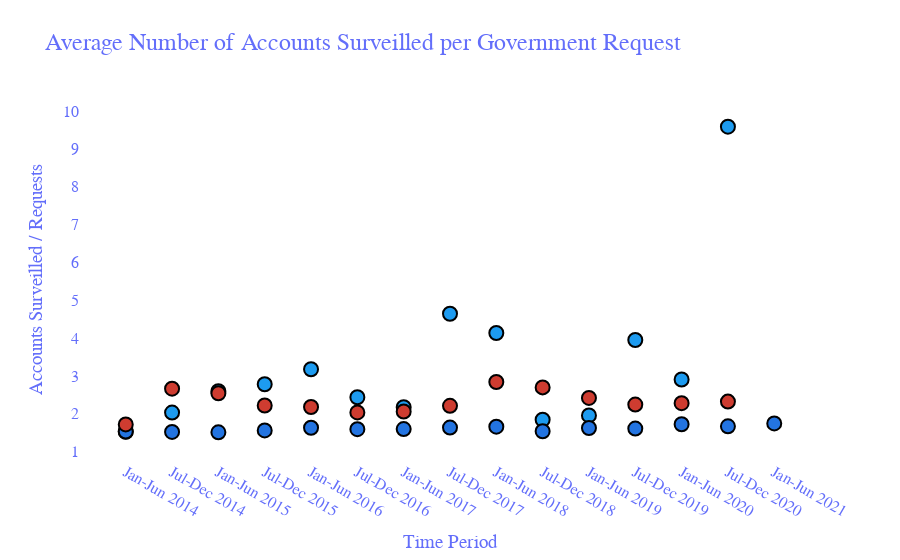

Notebook code cell kept with this figure:
### Code cell
fig = go.Figure()
fig.update_layout({
    'plot_bgcolor': 'rgba(0,0,0,0)',
    'paper_bgcolor': 'rgba(0,0,0,0)',
    'title': "Average Number of Accounts Surveilled per Government Request",
    'xaxis_title':"Time Period",
    'yaxis_title':"Accounts Surveilled / Requests",
    'titlefont': {
        'size': 24
    },
    'font': {
        'family': "SansSerif",
        'color': "#636efa",
        'size': 16
    },
    'yaxis': {
        'showgrid': False,
        'zeroline': False,
        'showline': False,
        'showticklabels': True,
        'color': "#636efa"
    },
    'xaxis': {
        'showgrid': False,
        'zeroline': False,
        'showline': False,
        'color': "#636efa",
        'showticklabels': True
    }
})

fig.add_trace(
    go.Scatter(
        x=df.time,
        y=df.accounts_per_request,
        mode='markers',
        marker=dict(
            color=[
                (
                    "#ce3c30" if site == "Google" else (
                        "#1d9bf0" if site == "Twitter" else "#2374e1"
                    )
                ) for site in df.site],
            size=14,
            line=dict(
                color='black',
                width=2
            )
        ),
        hovertext=df.apply(
            lambda r: (
                "Site: " + r.site + 
                "<br>Requests: " + str(int(r.total_requests)) +
                "<br>Accounts: " + str(int(r.total_requests_accounts))
            ),
            axis=1)
    )
)

fig.show()

### Figure 1 — Plotly figure (JSON) as saved in the notebook; plotly's stock layout.template omitted (floating-point values rounded to 4 significant figures)
{"data": [{"hovertext": ["Site: Twitter<br>Requests: 1257<br>Accounts: 1918", "Site: Twitter<br>Requests: 1622<br>Accounts: 3299", "Site: Twitter<br>Requests: 2436<br>Accounts: 6324", "Site: Twitter<br>Requests: 2673<br>Accounts: 7435", "Site: Twitter<br>Requests: 2520<br>Accounts: 8009", "Site: Twitter<br>Requests: 2304<br>Accounts: 5618", "Site: Twitter<br>Requests: 2111<br>Accounts: 4594", "Site: Twitter<br>Requests: 1761<br>Accounts: 8176", "Site: Twitter<br>Requests: 2231<br>Accounts: 9226", "Site: Twitter<br>Requests: 2092<br>Accounts: 3861", "Site: Twitter<br>Requests: 2120<br>Accounts: 4150", "Site: Twitter<br>Requests: 2271<br>Accounts: 8970", "Site: Twitter<br>Requests: 3429<br>Accounts: 9965", "Site: Twitter<br>Requests: 3243<br>Accounts: 31080", "Site: Facebook<br>Requests: 15433<br>Accounts: 23667", "Site: Facebook<br>Requests: 14274<br>Accounts: 21731", "Site: Facebook<br>Requests: 17577<br>Accounts: 26579", "Site: Facebook<br>Requests: 19235<br>Accounts: 30041", "Site: Facebook<br>Requests: 23854<br>Accounts: 38951", "Site: Facebook<br>Requests: 26014<br>Accounts: 41492", "Site: Facebook<br>Requests: 32716<br>Accounts: 52280", "Site: Facebook<br>Requests: 32742<br>Accounts: 53625", "Site: Facebook<br>Requests: 42466<br>Accounts: 70528", "Site: Facebook<br>Requests: 41336<br>Accounts: 63622", "Site: Facebook<br>Requests: 50741<br>Accounts: 82461", "Site: Facebook<br>Requests: 51121<br>Accounts: 82321", "Site: Facebook<br>Requests: 61528<br>Accounts: 106114", "Site: Facebook<br>Requests: 61262<br>Accounts: 102271", "Site: Facebook<br>Requests: 63657<br>Accounts: 111117", "Site: Google<br>Requests: 12539<br>Accounts: 21576", "Site: Google<br>Requests: 14271<br>Accounts: 38014", "Site: Google<br>Requests: 17054<br>Accounts: 43328", "Site: Google<br>Requests: 17662<br>Accounts: 39222", "Site: Google<br>Requests: 19987<br>Accounts: 43596", "Site: Google<br>Requests: 19399<br>Accounts: 39528", "Site: Google<br>Requests: 23730<br>Accounts: 48902", "Site: Google<br>Requests: 23025<br>Accounts: 50930", "Site: Google<br>Requests: 29634<br>Accounts: 84172", "Site: Google<br>Requests: 32325<br>Accounts: 87235", "Site: Google<br>Requests: 42629<br>Accounts: 103125", "Site: Google<br>Requests: 42282<br>Accounts: 94931", "Site: Google<br>Requests: 55124<br>Accounts: 125770", "Site: Google<br>Requests: 54557<br>Accounts: 126700"], "marker": {"color": ["#1d9bf0", "#1d9bf0", "#1d9bf0", "#1d9bf0", "#1d9bf0", "#1d9bf0", "#1d9bf0", "#1d9bf0", "#1d9bf0", "#1d9bf0", "#1d9bf0", "#1d9bf0", "#1d9bf0", "#1d9bf0", "#2374e1", "#2374e1", "#2374e1", "#2374e1", "#2374e1", "#2374e1", "#2374e1", "#2374e1", "#2374e1", "#2374e1", "#2374e1", "#2374e1", "#2374e1", "#2374e1", "#2374e1", "#ce3c30", "#ce3c30", "#ce3c30", "#ce3c30", "#ce3c30", "#ce3c30", "#ce3c30", "#ce3c30", "#ce3c30", "#ce3c30", "#ce3c30", "#ce3c30", "#ce3c30", "#ce3c30"], "line": {"color": "black", "width": 2}, "size": 14}, "mode": "markers", "type": "scatter", "x": ["Jan-Jun 2014", "Jul-Dec 2014", "Jan-Jun 2015", "Jul-Dec 2015", "Jan-Jun 2016", "Jul-Dec 2016", "Jan-Jun 2017", "Jul-Dec 2017", "Jan-Jun 2018", "Jul-Dec 2018", "Jan-Jun 2019", "Jul-Dec 2019", "Jan-Jun 2020", "Jul-Dec 2020", "Jan-Jun 2014", "Jul-Dec 2014", "Jan-Jun 2015", "Jul-Dec 2015", "Jan-Jun 2016", "Jul-Dec 2016", "Jan-Jun 2017", "Jul-Dec 2017", "Jan-Jun 2018", "Jul-Dec 2018", "Jan-Jun 2019", "Jul-Dec 2019", "Jan-Jun 2020", "Jul-Dec 2020", "Jan-Jun 2021", "Jan-Jun 2014", "Jul-Dec 2014", "Jan-Jun 2015", "Jul-Dec 2015", "Jan-Jun 2016", "Jul-Dec 2016", "Jan-Jun 2017", "Jul-Dec 2017", "Jan-Jun 2018", "Jul-Dec 2018", "Jan-Jun 2019", "Jul-Dec 2019", "Jan-Jun 2020", "Jul-Dec 2020"], "y": [1.526, 2.034, 2.596, 2.782, 3.178, 2.438, 2.176, 4.643, 4.135, 1.846, 1.958, 3.95, 2.906, 9.584, 1.534, 1.522, 1.512, 1.562, 1.633, 1.595, 1.598, 1.638, 1.661, 1.539, 1.625, 1.61, 1.725, 1.669, 1.746, 1.721, 2.664, 2.541, 2.221, 2.181, 2.038, 2.061, 2.212, 2.84, 2.699, 2.419, 2.245, 2.282, 2.322]}], "layout": {"font": {"color": "#636efa", "family": "SansSerif", "size": 16}, "paper_bgcolor": "rgba(0,0,0,0)", "plot_bgcolor": "rgba(0,0,0,0)", "title": {"font": {"size": 24}, "text": "Average Number of Accounts Surveilled per Government Request"}, "xaxis": {"color": "#636efa", "showgrid": false, "showline": false, "showticklabels": true, "title": {"text": "Time Period"}, "zeroline": false}, "yaxis": {"color": "#636efa", "showgrid": false, "showline": false, "showticklabels": true, "title": {"text": "Accounts Surveilled / Requests"}, "zeroline": false}}}
